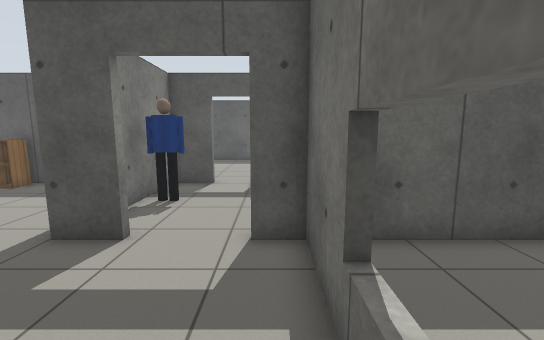
[1] (above)

18 first-person views from a walk through a world built for the Gazebo simulator. The camera is 1.2 m above the floor, tilts 8° down and sees 90° across. The lines on the ground mark 1 m squares. The floor is counted in squares, 0.5 m on a side. Each view is taken from the middle of a square. On the plan, view 1 faces up. The plan holds only what a view shows up to about 17 squares ahead; the rest is blank. The robots in the file are not drawn. Gazebo's built-in surfaces are drawn with simple patterns. Simple shapes stand in for some stock models.

[2]
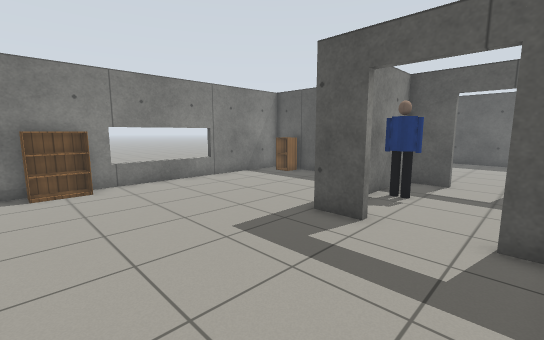

[3]
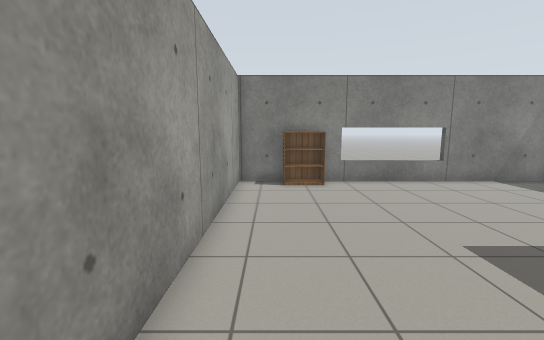

[4]
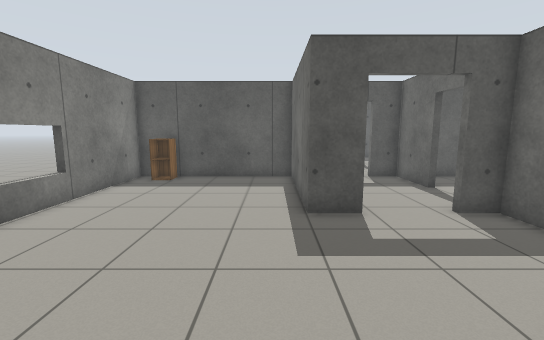

[5]
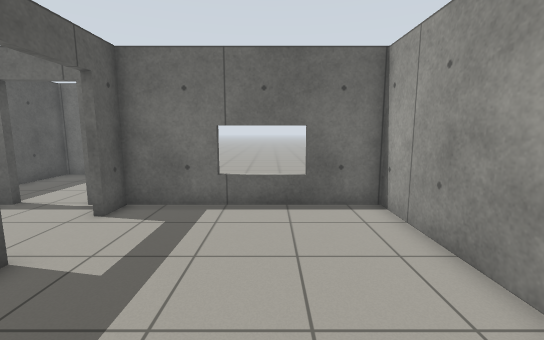

[6]
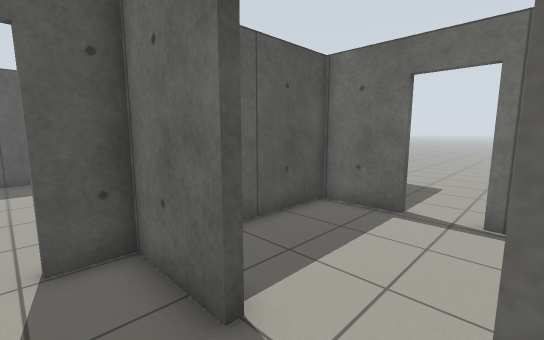

[7]
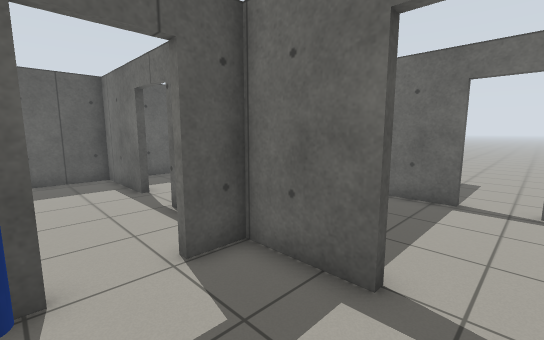

[8]
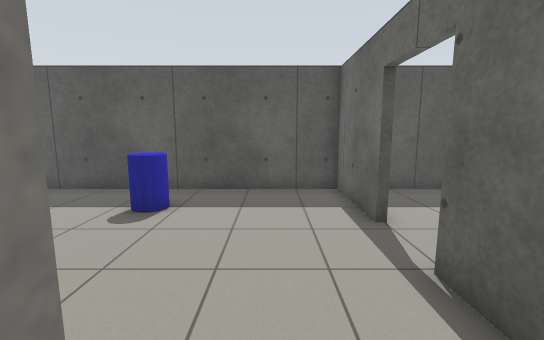

[9]
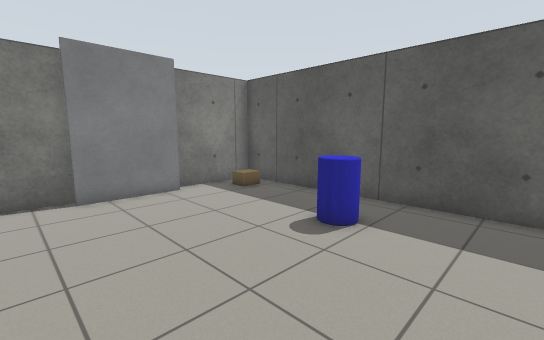

[10]
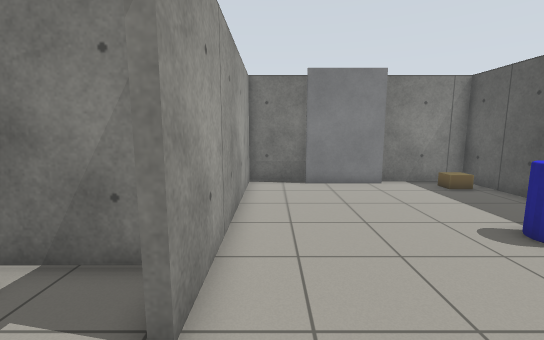

[11]
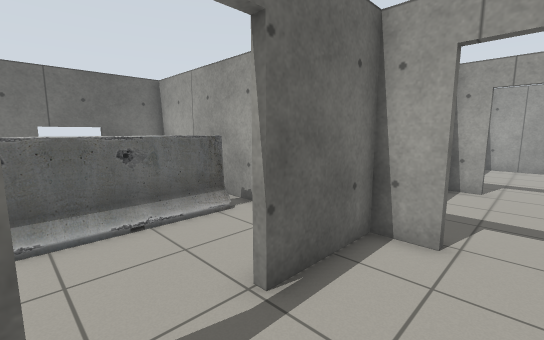

[12]
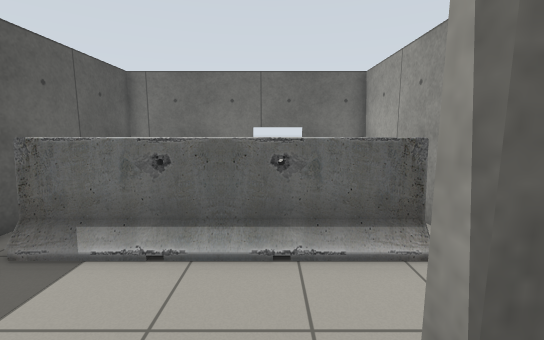

[13]
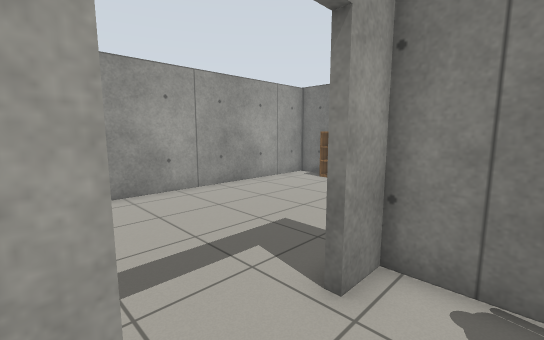

[14]
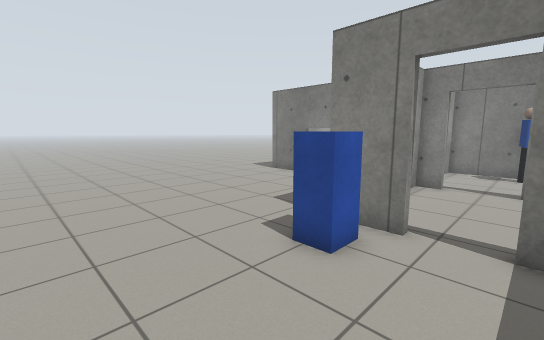

[15]
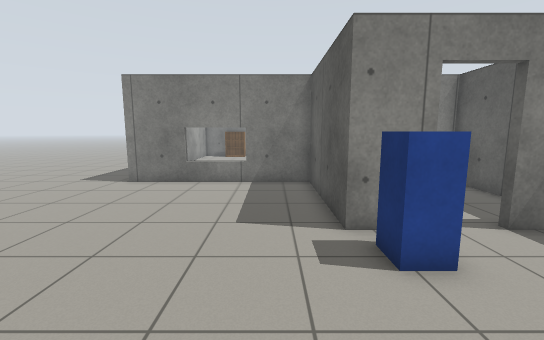

[16]
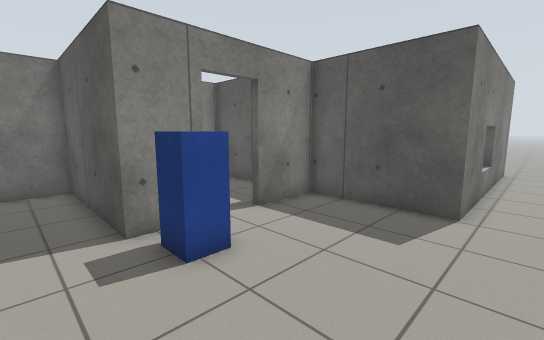

[17]
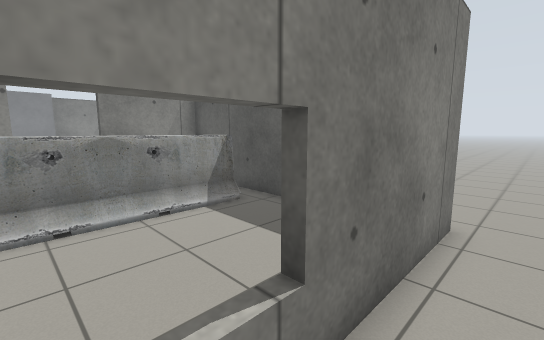

[18]
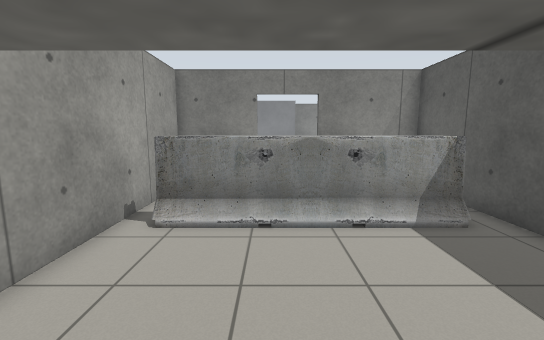

### Floor plan
Points are (right, up) in squares from view 1. A wall is a line through its corners. A room is listed if a view was taken in it or the views show most of it. See-through windows are left out.
Room 1 (views 1, 2, 3, 4, 5)
walls: (-3.2, 5.8) (-4.9, 5.8) (-4.9, 12.6) (-13.1, 12.6) (-13.1, -2.6) (0.8, -2.6) (0.8, 5.8) (-0.5, 5.8)
ways out: open door at (-2, 6) to room 2
objects: bookshelf (-13, 0) to (-12, 1); cabinet (-12, 12) to (-11, 12)
Room 2 (views 6, 7, 8, 13)
walls: (-2.8, 12.6) (-4.6, 12.6) (-4.6, 6.1) (-3.2, 6.1); (0.8, 9.5) (0.8, 12.6) (-0.7, 12.6); (-0.5, 6.1) (0.6, 6.1)
ways out: open door at (-2, 6) to room 1; open door at (-1.5, 13) to room 3; open door at (1, 8) to room 6
objects: person (-4, 9) to (-3, 9)
Room 3 (views 9, 10, 11, 12)
walls: (0.8, 18.9) (0.8, 23.3) (-13.1, 23.3) (-13.1, 19.4); (-0.7, 12.9) (0.8, 12.9) (0.8, 16.4); (-13.1, 15.8) (-13.1, 12.9) (-2.8, 12.9)
ways out: open door at (-1.5, 13) to room 2; open door at (1, 18) to room 5
objects: grey box (-13, 17) to (-13, 18); cardboard box (-12, 22) to (-11, 22); other object (-6, 20) to (-6, 21)
Room 4 (views 14, 15, 16, 17, 18)
walls: (7.6, 7.9) (7.6, 5.8) (1.1, 5.8) (1.1, -3); (12.6, 23.6) (12.6, 12.6) (7.6, 12.6) (7.6, 9.8)
ways out: open door at (7.3, 8.7) to room 6
objects: postbox (9, 6) to (9, 7)
Room 5 (no view inside)
walls: (1.1, 16.4) (1.1, 12.9) (12.3, 12.9) (12.3, 23.3) (1.1, 23.3) (1.1, 19)
ways out: open door at (1, 18) to room 3
objects: barrier (5, 14) to (6, 22)
Room 6 (no view inside)
walls: (7.3, 9.8) (7.3, 12.6) (1.1, 12.6) (1.1, 11.8); (1.1, 7.1) (1.1, 6.1) (1.8, 6.1); (7.3, 7.4) (7.3, 7.9)
ways out: open door at (1, 8) to room 2; open door at (7.3, 8.7) to room 4

Positions as (right, up) in squares from view 1, and headings:
1: (0, 0), facing up
2: (0, -1), facing up-left
3: (0, -1), facing left
4: (-6, -2), facing up
5: (-8, 1), facing right
6: (-1, 7), facing up-right
7: (-3, 8), facing up-right
8: (-2, 12), facing up
9: (-2, 14), facing up-left
10: (0, 14), facing left
11: (-2, 19), facing down-right
12: (0, 17), facing right
13: (0, 8), facing down-left
14: (14, 10), facing down-left
15: (14, 4), facing left
16: (14, 4), facing up-left
17: (14, 16), facing up-left
18: (13, 17), facing left
